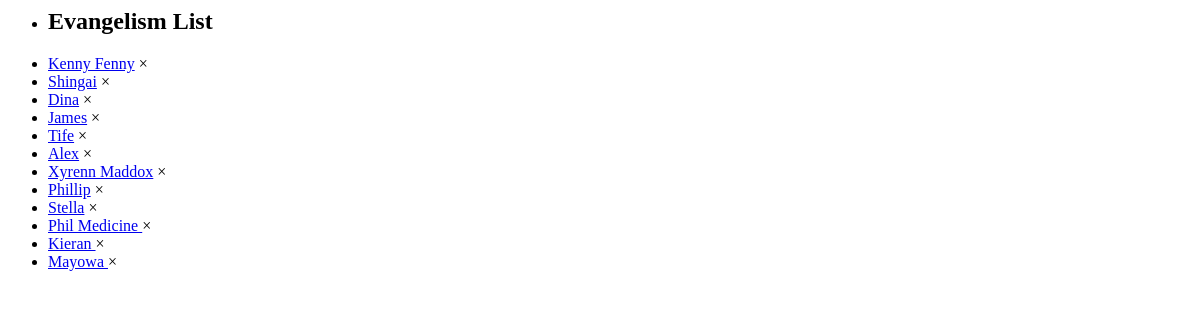
/welcome/_newsfeed/evangelism/ (signed in), run on an earlier commit of the app's database.
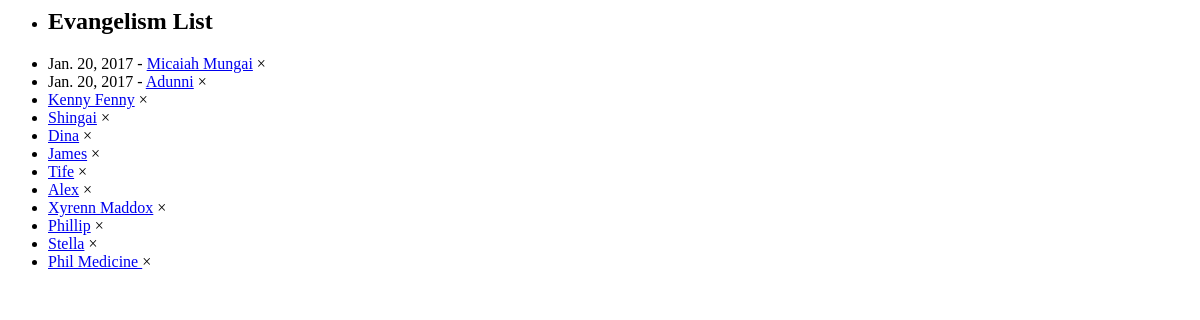
And on a later commit of the database.
### member/models.py (models this page shows)
class Member(models.Model):
	name = models.CharField(max_length=50, unique=True)
	gender = models.ForeignKey('Gender', on_delete=models.CASCADE, related_name="sex")
	mobile_no = models.CharField(max_length=50, blank=True, null=True, unique=False, verbose_name="Mobile number")
	email = models.EmailField(max_length=50, blank=True, null=True, verbose_name="Email Address")
	date_of_birth = models.DateField(blank=True, null=True)
	address = models.TextField(max_length=200, blank=True, null=True)
	post_code = models.CharField(max_length=10, blank=True, null=True)
	academic_institution = models.ForeignKey('AcademicInstitution', on_delete=models.CASCADE, related_name="academic_institution", null=True, blank=True)
	course = models.CharField(max_length=100, blank=True)
	first_attended = models.DateField(blank=True, null=True)
	attendance_status = models.ForeignKey('Attendance', on_delete=models.CASCADE, related_name="attendance_status")
	last_visited = models.DateField(null=True, blank=True)
	extra_info = models.TextField(max_length=2000, blank=True)
	last_modified = models.DateTimeField(auto_now=True)
	def __str__(self):
		return self.name
	class Meta:
		ordering = ["name"]

### welcome/views.py (the view)
@login_required
def _get_evangelismlist(request):
	now = datetime.datetime.now()
	last30days = now - datetime.timedelta(days = 60)
	evangelism = Member.objects.filter(attendance_status__status = "Evangelism", last_modified__gte = last30days).order_by('-last_modified')[:12]
	context = {
		'evangelism': evangelism
	}
	return render (request, '_partial/_evangelism.html', context)

### welcome/templates/_partial/_evangelism.html
<div class="w3-padding-32">
<ul class="w3-ul w3-border w3-card-4 w3-hoverable">
  <li class="w3-teal"><h2>Evangelism List</h2></li>
  {% for person in evangelism %}
  <li>
	{% if person.first_attended != None %}
		{{ person.first_attended }} -
	{% endif %}
	<a href="{% url 'member:member_info' person %}" title="last Updated on {{ person.last_modified }}">{{ person }}</a>
	<span onclick="this.parentElement.style.display='none'"class="w3-closebtn w3-margin-right w3-medium">&times;</span>
  </li>
  {% endfor %}
</ul>
</div>

What changed in the data, as far as the page shows it:
no longer on this page (row unchanged): Member: name "Kieran"
no longer on this page (row unchanged): Member: name "Mayowa"
now on this page (row edited): Member: first_attended "Jan. 20, 2017", name "Micaiah Mungai"
now on this page (row edited): Member: first_attended "Jan. 20, 2017", name "Adunni"
